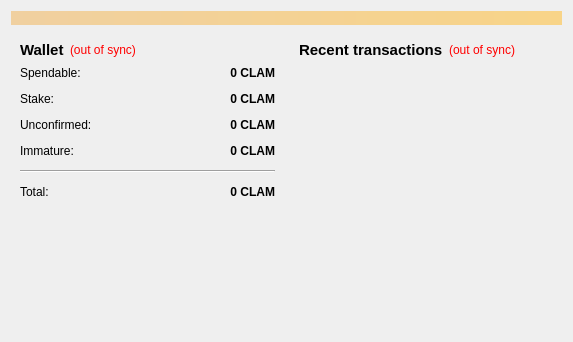
<?xml version="1.0" encoding="UTF-8"?>
<ui version="4.0">
 <class>OverviewPage</class>
 <widget class="QWidget" name="OverviewPage">
  <property name="geometry">
   <rect>
    <x>0</x>
    <y>0</y>
    <width>573</width>
    <height>342</height>
   </rect>
  </property>
  <property name="windowTitle">
   <string>Form</string>
  </property>
  <layout class="QVBoxLayout" name="topLayout">
   <item>
    <widget class="QLabel" name="labelAlerts">
     <property name="visible">
      <bool>false</bool>
     </property>
     <property name="styleSheet">
      <string notr="true">background-color: qlineargradient(x1: 0, y1: 0, x2: 1, y2: 0, stop:0 #F0D0A0, stop:1 #F8D488);  color:#000000
</string>
     </property>
     <property name="wordWrap">
      <bool>true</bool>
     </property>
     <property name="margin">
      <number>3</number>
     </property>
    </widget>
   </item>
   <item>
    <layout class="QHBoxLayout" name="horizontalLayout" stretch="1,1">
     <item>
      <layout class="QVBoxLayout" name="verticalLayout_2">
       <item>
        <widget class="QWidget" name="widget" native="true">
         <layout class="QVBoxLayout" name="verticalLayout_4">
          <item>
           <layout class="QHBoxLayout" name="horizontalLayout_4">
            <item>
             <widget class="QLabel" name="label_5">
              <property name="font">
               <font>
                <pointsize>11</pointsize>
                <weight>75</weight>
                <bold>true</bold>
               </font>
              </property>
              <property name="text">
               <string>Wallet</string>
              </property>
             </widget>
            </item>
            <item>
             <widget class="QLabel" name="labelWalletStatus">
              <property name="toolTip">
               <string>The displayed information may be out of date. Your wallet automatically synchronizes with the Clam network after a connection is established, but this process has not completed yet.</string>
              </property>
              <property name="styleSheet">
               <string notr="true">QLabel { color: red; }</string>
              </property>
              <property name="text">
               <string notr="true">(out of sync)</string>
              </property>
              <property name="alignment">
               <set>Qt::AlignLeading|Qt::AlignLeft|Qt::AlignVCenter</set>
              </property>
             </widget>
            </item>
            <item>
             <spacer name="horizontalSpacer_2">
              <property name="orientation">
               <enum>Qt::Horizontal</enum>
              </property>
              <property name="sizeHint" stdset="0">
               <size>
                <width>40</width>
                <height>20</height>
               </size>
              </property>
             </spacer>
            </item>
           </layout>
          </item>
          <item>
           <layout class="QFormLayout" name="formLayout_2">
            <property name="fieldGrowthPolicy">
             <enum>QFormLayout::AllNonFixedFieldsGrow</enum>
            </property>
            <property name="horizontalSpacing">
             <number>12</number>
            </property>
            <property name="verticalSpacing">
             <number>12</number>
            </property>
            <item row="0" column="0">
             <widget class="QLabel" name="label">
              <property name="text">
               <string>Spendable:</string>
              </property>
             </widget>
            </item>
            <item row="0" column="1">
             <widget class="QLabel" name="labelBalance">
              <property name="font">
               <font>
                <weight>75</weight>
                <bold>true</bold>
               </font>
              </property>
              <property name="cursor">
               <cursorShape>IBeamCursor</cursorShape>
              </property>
              <property name="toolTip">
               <string>Your current spendable balance</string>
              </property>
              <property name="text">
           <string notr="true">0 CLAM</string>
              </property>
              <property name="alignment">
               <set>Qt::AlignRight|Qt::AlignTrailing|Qt::AlignVCenter</set>
              </property>
              <property name="textInteractionFlags">
               <set>Qt::LinksAccessibleByMouse|Qt::TextSelectableByKeyboard|Qt::TextSelectableByMouse</set>
              </property>
             </widget>
            </item>
            <item row="1" column="0">
             <widget class="QLabel" name="label_6">
              <property name="text">
               <string>Stake:</string>
              </property>
             </widget>
            </item>
            <item row="1" column="1">
             <widget class="QLabel" name="labelStake">
              <property name="font">
               <font>
                <weight>75</weight>
                <bold>true</bold>
               </font>
              </property>
              <property name="cursor">
               <cursorShape>IBeamCursor</cursorShape>
              </property>
              <property name="toolTip">
               <string>Total of coins that was staked, and do not yet count toward the current balance</string>
              </property>
              <property name="text">
           <string notr="true">0 CLAM</string>
              </property>
              <property name="alignment">
               <set>Qt::AlignRight|Qt::AlignTrailing|Qt::AlignVCenter</set>
              </property>
              <property name="textInteractionFlags">
               <set>Qt::LinksAccessibleByMouse|Qt::TextSelectableByKeyboard|Qt::TextSelectableByMouse</set>
              </property>
             </widget>
            </item>
            <item row="2" column="0">
             <widget class="QLabel" name="label_3">
              <property name="text">
               <string>Unconfirmed:</string>
              </property>
             </widget>
            </item>
            <item row="2" column="1">
             <widget class="QLabel" name="labelUnconfirmed">
              <property name="font">
               <font>
                <weight>75</weight>
                <bold>true</bold>
               </font>
              </property>
              <property name="cursor">
               <cursorShape>IBeamCursor</cursorShape>
              </property>
              <property name="toolTip">
               <string>Total of transactions that have yet to be confirmed, and do not yet count toward the current balance</string>
              </property>
              <property name="text">
           <string notr="true">0 CLAM</string>
              </property>
              <property name="alignment">
               <set>Qt::AlignRight|Qt::AlignTrailing|Qt::AlignVCenter</set>
              </property>
              <property name="textInteractionFlags">
               <set>Qt::LinksAccessibleByMouse|Qt::TextSelectableByKeyboard|Qt::TextSelectableByMouse</set>
              </property>
             </widget>
            </item>
            <item row="3" column="0">
             <widget class="QLabel" name="labelImmatureText">
              <property name="text">
               <string>Immature:</string>
              </property>
             </widget>
            </item>
            <item row="3" column="1">
             <widget class="QLabel" name="labelImmature">
              <property name="font">
               <font>
                <weight>75</weight>
                <bold>true</bold>
               </font>
              </property>
              <property name="toolTip">
               <string>Mined balance that has not yet matured</string>
              </property>
              <property name="text">
           <string notr="true">0 CLAM</string>
              </property>
              <property name="alignment">
               <set>Qt::AlignRight|Qt::AlignTrailing|Qt::AlignVCenter</set>
              </property>
              <property name="textInteractionFlags">
               <set>Qt::LinksAccessibleByMouse|Qt::TextSelectableByKeyboard|Qt::TextSelectableByMouse</set>
              </property>
             </widget>
            </item>
            <item row="4" column="0" colspan="2">
             <widget class="Line" name="line">
              <property name="orientation">
               <enum>Qt::Horizontal</enum>
              </property>
             </widget>
            </item>
            <item row="5" column="0">
             <widget class="QLabel" name="labelTotalText">
              <property name="text">
               <string>Total:</string>
              </property>
             </widget>
            </item>
            <item row="5" column="1">
             <widget class="QLabel" name="labelTotal">
              <property name="font">
               <font>
                <weight>75</weight>
                <bold>true</bold>
               </font>
              </property>
              <property name="cursor">
               <cursorShape>IBeamCursor</cursorShape>
              </property>
              <property name="toolTip">
               <string>Your current total balance</string>
              </property>
          <property name="text">
           <string notr="true">0 CLAM</string>
              </property>
              <property name="alignment">
               <set>Qt::AlignRight|Qt::AlignTrailing|Qt::AlignVCenter</set>
              </property>
              <property name="textInteractionFlags">
               <set>Qt::LinksAccessibleByMouse|Qt::TextSelectableByKeyboard|Qt::TextSelectableByMouse</set>
              </property>
             </widget>
            </item>
           </layout>
          </item>
         </layout>
        </widget>
       </item>
       <item>
        <spacer name="verticalSpacer">
         <property name="orientation">
          <enum>Qt::Vertical</enum>
         </property>
         <property name="sizeHint" stdset="0">
          <size>
           <width>20</width>
           <height>40</height>
          </size>
         </property>
        </spacer>
       </item>
      </layout>
     </item>
     <item>
      <layout class="QVBoxLayout" name="verticalLayout_3">
       <item>
        <widget class="QWidget" name="widget_2" native="true">
         <layout class="QVBoxLayout" name="verticalLayout">
          <item>
           <layout class="QHBoxLayout" name="horizontalLayout_2">
            <item>
             <widget class="QLabel" name="label_4">
              <property name="font">
               <font>
                <pointsize>11</pointsize>
                <weight>75</weight>
                <bold>true</bold>
               </font>
              </property>
              <property name="text">
               <string>&lt;b&gt;Recent transactions&lt;/b&gt;</string>
              </property>
             </widget>
            </item>
            <item>
             <widget class="QLabel" name="labelTransactionsStatus">
              <property name="toolTip">
               <string>The displayed information may be out of date. Your wallet automatically synchronizes with the Clam network after a connection is established, but this process has not completed yet.</string>
              </property>
              <property name="styleSheet">
               <string notr="true">QLabel { color: red; }</string>
              </property>
              <property name="text">
               <string notr="true">(out of sync)</string>
              </property>
              <property name="alignment">
               <set>Qt::AlignRight|Qt::AlignTrailing|Qt::AlignVCenter</set>
              </property>
             </widget>
            </item>
            <item>
             <spacer name="horizontalSpacer">
              <property name="orientation">
               <enum>Qt::Horizontal</enum>
              </property>
              <property name="sizeHint" stdset="0">
               <size>
                <width>40</width>
                <height>20</height>
               </size>
              </property>
             </spacer>
            </item>
           </layout>
          </item>
          <item>
           <widget class="QListView" name="listTransactions">
            <property name="styleSheet">
             <string notr="true">QListView { background: transparent; }</string>
            </property>
            <property name="frameShape">
             <enum>QFrame::NoFrame</enum>
            </property>
            <property name="verticalScrollBarPolicy">
             <enum>Qt::ScrollBarAlwaysOff</enum>
            </property>
            <property name="horizontalScrollBarPolicy">
             <enum>Qt::ScrollBarAlwaysOff</enum>
            </property>
            <property name="selectionMode">
             <enum>QAbstractItemView::NoSelection</enum>
            </property>
           </widget>
          </item>
         </layout>
        </widget>
       </item>
      </layout>
     </item>
    </layout>
   </item>
  </layout>
 </widget>
 <resources/>
 <connections/>
</ui>
